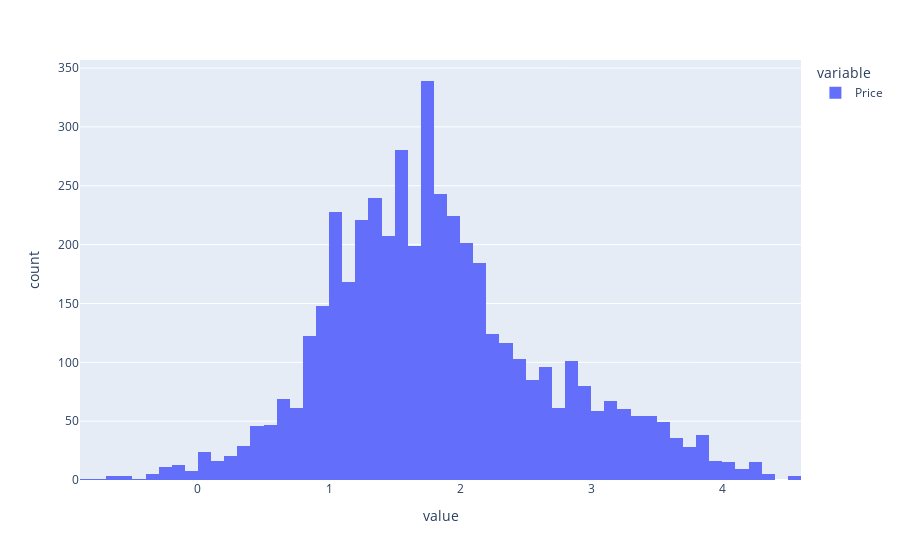

The code cell stored with this chart in its notebook:
### Code cell
px.histogram(np.log(y_train))

### Figure 1 — Plotly figure (JSON) as saved in the notebook; plotly's stock layout.template omitted (floating-point values rounded to 4 significant figures; data arrays with more than 128 entries replaced by an {"elided": "..."} marker saying what was removed)
{"data": [{"alignmentgroup": "True", "bingroup": "x", "hovertemplate": "variable=Price<br>value=%{x}<br>count=%{y}<extra></extra>", "legendgroup": "Price", "marker": {"color": "#636efa", "pattern": {"shape": ""}}, "name": "Price", "offsetgroup": "Price", "orientation": "v", "showlegend": true, "type": "histogram", "x": {"elided": "4636 float values"}, "xaxis": "x", "yaxis": "y"}], "layout": {"barmode": "relative", "legend": {"title": {"text": "variable"}, "tracegroupgap": 0}, "margin": {"t": 60}, "xaxis": {"anchor": "y", "domain": [0, 1], "title": {"text": "value"}}, "yaxis": {"anchor": "x", "domain": [0, 1], "title": {"text": "count"}}}}
